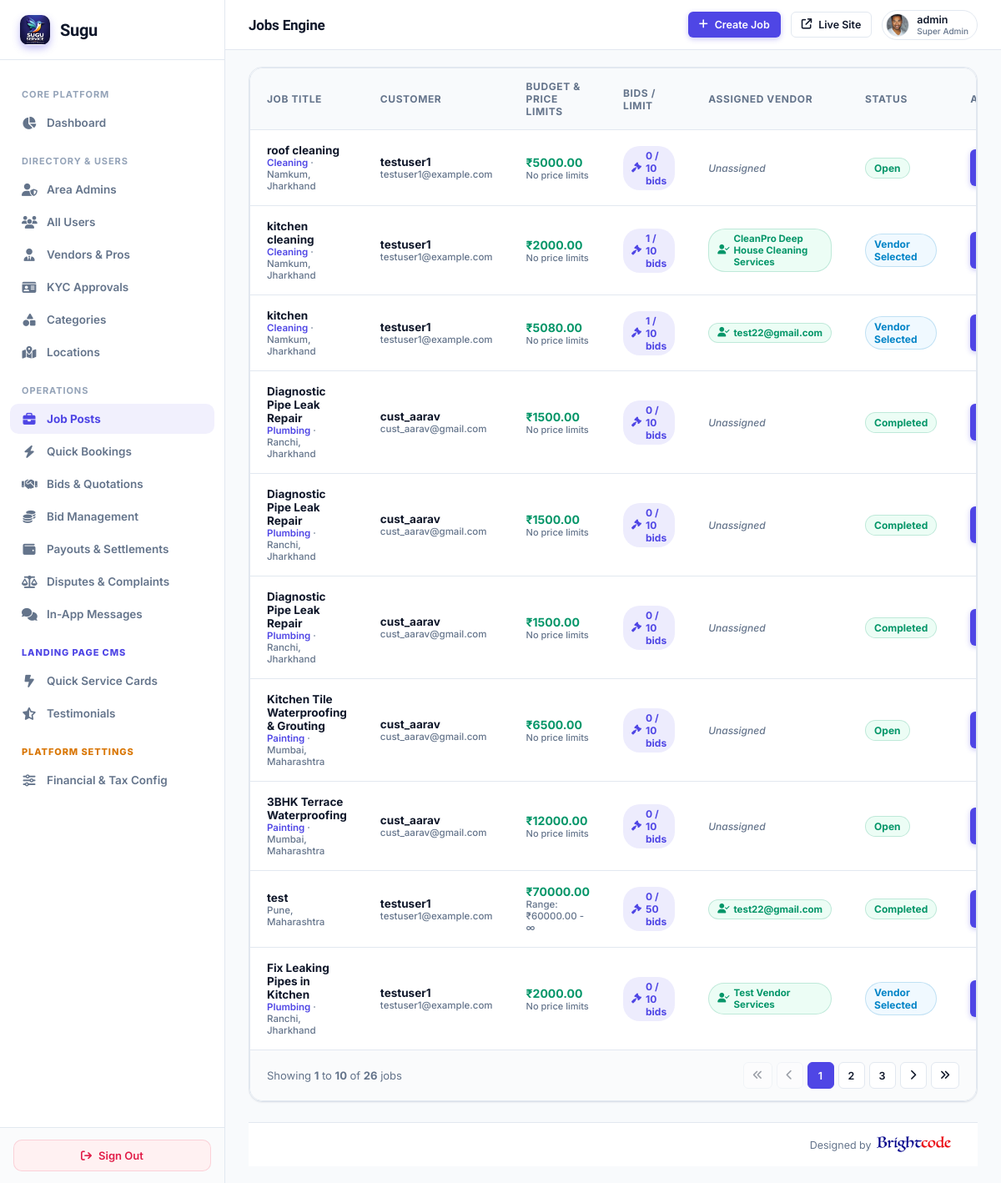
/super-admin/jobs/ (signed in), run on an earlier commit of the app's database.
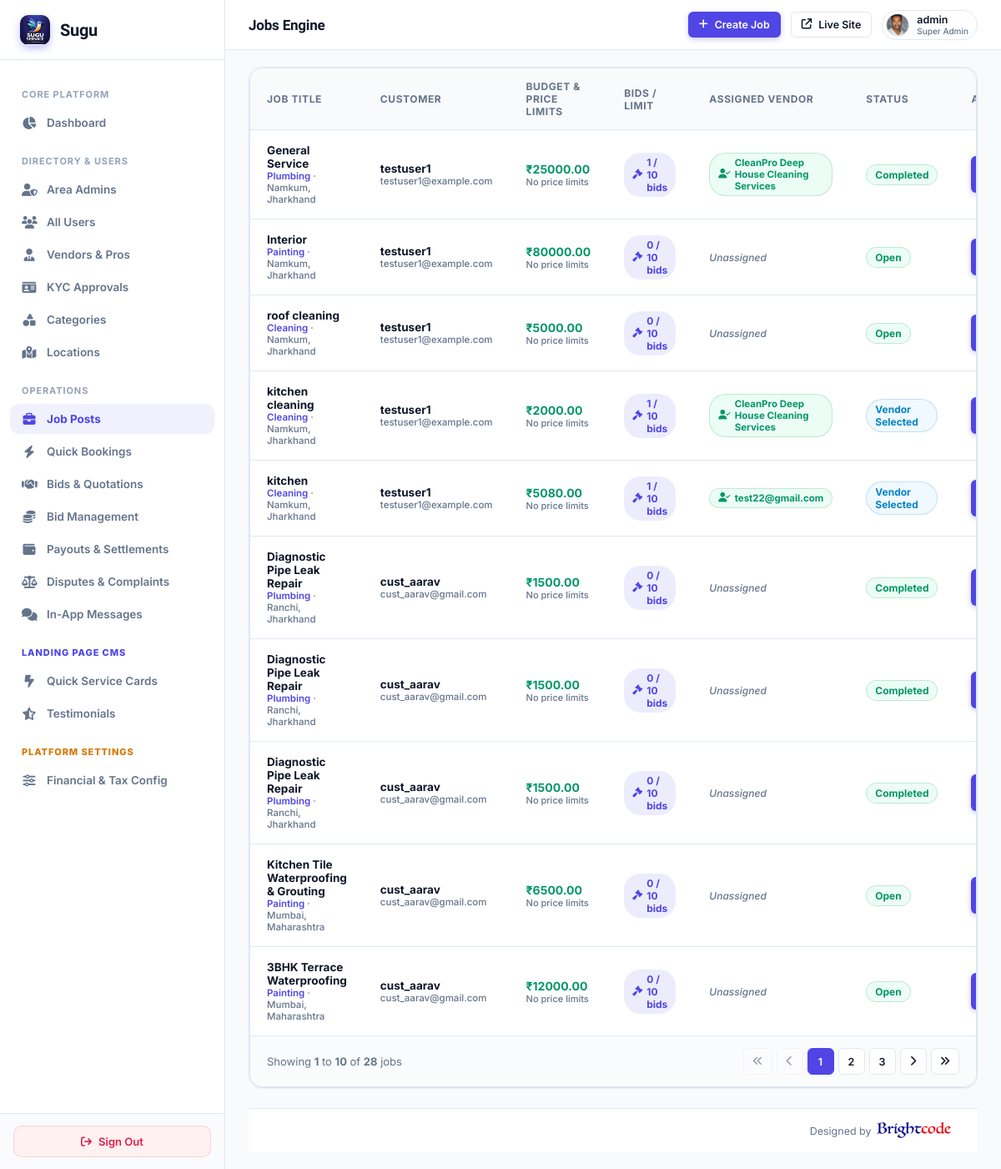
And on a later commit of the database.
### myapp/models.py (models this page shows, shortened)
class Job(models.Model):
    STATUS_CHOICES = (
        ('open', 'Open'),
        ('progress', 'In Progress'),
        ('completed', 'Completed'),
        ('cancelled', 'Cancelled'),
        ('closed', 'Closed'),
        ('selected', 'Vendor Selected'),
    )
    title = models.CharField(max_length=255)
    category = models.ForeignKey('Category', on_delete=models.SET_NULL, null=True, blank=True)
    description = models.TextField(blank=True, null=True)
    required_work = models.JSONField(default=list, blank=True, null=True)
    scope_of_work = models.TextField(blank=True, null=True)
    materials_details = models.TextField(blank=True, null=True)
    additional_requirements = models.TextField(blank=True, null=True)
    budget = models.DecimalField(max_digits=10, decimal_places=2)
    budget_type = models.CharField(max_length=50, blank=True, null=True)
    preferred_start_date = models.DateField(null=True, blank=True)
    expected_completion = models.DateField(null=True, blank=True)
    required_time = models.CharField(max_length=100, blank=True, null=True)
    shift_availability = models.CharField(max_length=50, blank=True, null=True)
    working_hours = models.CharField(max_length=100, blank=True, null=True)
    location = models.ForeignKey('Location', on_delete=models.SET_NULL, null=True, blank=True)
    latitude = models.DecimalField(max_digits=9, decimal_places=6, null=True, blank=True, help_text="Job location latitude")
    longitude = models.DecimalField(max_digits=9, decimal_places=6, null=True, blank=True, help_text="Job location longitude")
    city = models.CharField(max_length=100, null=True, blank=True, help_text="Job city")
    state = models.CharField(max_length=100, null=True, blank=True, help_text="Job state")
    locality = models.CharField(max_length=255, null=True, blank=True, help_text="Colony/Locality name")
    address = models.TextField(blank=True, null=True)
    pincode = models.CharField(max_length=20, blank=True, null=True)
    contact_name = models.CharField(max_length=255, blank=True, null=True)
    contact_mobile = models.CharField(max_length=20, blank=True, null=True)
    user = models.ForeignKey(CustomUser, on_delete=models.CASCADE, related_name='jobs')
    bids_count = models.IntegerField(default=0)
    max_bids = models.IntegerField(default=10, blank=True, null=True, help_text="Maximum allowed bids")
    min_bid_amount = models.DecimalField(max_digits=10, decimal_places=2, null=True, blank=True, help_text="Minimum allowed bid price")
    max_bid_amount = models.DecimalField(max_digits=10, decimal_places=2, null=True, blank=True, help_text="Maximum allowed bid price")
    assigned_vendor = models.ForeignKey(CustomUser, on_delete=models.SET_NULL, null=True, blank=True, related_name='assigned_jobs', help_text="Vendor assigned to this job")
    status = models.CharField(max_length=20, choices=STATUS_CHOICES, default='open')
    created_at = models.DateTimeField(default=timezone.now)

class Category(models.Model):
    SERVICE_TYPE_CHOICES = (
        ('job', 'Job'),
        ('quick_service', 'Quick Service'),
        ('both', 'Both'),
    )
    STATUS_CHOICES = (
        ('active', 'Active'),
        ('inactive', 'Inactive'),
    )
    name = models.CharField(max_length=100)
    service_type = models.CharField(max_length=20, choices=SERVICE_TYPE_CHOICES, default='both')
    status = models.CharField(max_length=20, choices=STATUS_CHOICES, default='active')
    created_at = models.DateTimeField(default=timezone.now)

class Location(models.Model):
    STATUS_CHOICES = (
        ('active', 'Active'),
        ('inactive', 'Inactive'),
    )
    state = models.CharField(max_length=100)
    city = models.CharField(max_length=100)
    status = models.CharField(max_length=20, choices=STATUS_CHOICES, default='active')
    created_at = models.DateTimeField(default=timezone.now)

class CustomUser(AbstractUser):
    ROLE_CHOICES = (
        ('ADMIN', 'Admin'),
        ('VENDOR', 'Vendor'),
        ('USER', 'User'),
    )
    role = models.CharField(max_length=20, choices=ROLE_CHOICES, default='USER')
    assigned_state = models.CharField(max_length=100, blank=True, null=True, help_text="Assigned State/Territory for Area Admin")
    assigned_city = models.CharField(max_length=100, blank=True, null=True, help_text="Assigned City (optional) for Area Admin")

class VendorProfile(models.Model):
    user = models.OneToOneField(CustomUser, on_delete=models.CASCADE, related_name='vendor_profile')
    vendor_code = models.CharField(max_length=50, unique=True, null=True, blank=True)
    mobile = models.CharField(max_length=20, null=True, blank=True)
    company_name = models.CharField(max_length=255, blank=True, null=True)
    category = models.CharField(max_length=100)
    location = models.CharField(max_length=255)
    VENDOR_TYPE_CHOICES = (
        ('vendor', 'Vendor'),
        ('company', 'Company Vendor'),
    )
    vendor_type = models.CharField(max_length=20, choices=VENDOR_TYPE_CHOICES, default='vendor')
    employee_code = models.CharField(max_length=50, null=True, blank=True)
    employee_details = models.TextField(null=True, blank=True)
    dob = models.DateField(null=True, blank=True)
    gender = models.CharField(max_length=20, null=True, blank=True)
    address = models.TextField(null=True, blank=True)
    experience = models.IntegerField(default=0)
    id_proof = models.CharField(max_length=100, null=True, blank=True)
    profile_image = models.ImageField(upload_to='vendor_profiles/', null=True, blank=True)
    about = models.TextField(null=True, blank=True)
    rating = models.DecimalField(max_digits=3, decimal_places=1, default=0.0)
    available_bids = models.IntegerField(default=5)
    registered_date = models.DateTimeField(default=timezone.now)
    is_online = models.BooleanField(default=True, help_text="Is vendor currently accepting bookings?")

### myapp/super_admin_views.py (the view)
# urls.py: path('super-admin/jobs/', super_admin_views.super_admin_jobs, name='super_admin_jobs'),
@sa_required
def super_admin_jobs(request):
    jobs_qs = Job.objects.all().select_related('user', 'category', 'location', 'assigned_vendor').prefetch_related('bids').order_by('-created_at')
    paginator = Paginator(jobs_qs, 10)
    page_num = request.GET.get('page', 1)
    try:
        jobs = paginator.page(page_num)
    except (EmptyPage, PageNotAnInteger):
        jobs = paginator.page(1)
    page_range = paginator.get_elided_page_range(jobs.number, on_each_side=2, on_ends=1)
    return render(request, 'superadmin/jobs.html', {'jobs': jobs, 'page_range': page_range})

### myapp/super_admin_views.py (called while the page is built)
def sa_required(view_func):
    from functools import wraps
    @wraps(view_func)
    def wrapper(request, *args, **kwargs):
        if not request.user.is_authenticated or not request.user.is_superuser:
            return redirect(f'{LOGIN_URL}?next={request.path}')
        return view_func(request, *args, **kwargs)
    return wrapper

### templates/superadmin/jobs.html (shortened to what the changed rows need)
{% extends 'superadmin/base.html' %}
{% block content %}
<div class="card" style="padding: 0;">
  <div class="table-container">
    <table>
      <thead>
        <tr>
          <th>Job Title</th>
          <th>Customer</th>
          <th>Budget &amp; Price Limits</th>
          <th>Bids / Limit</th>
          <th>Assigned Vendor</th>
          <th>Status</th>
          <th>Actions</th>
        </tr>
      </thead>
      <tbody>
        {% for job in jobs %}
        <tr>
          <td>
            <strong>{{ job.title }}</strong>
            <div style="font-size: 11.5px; color: var(--text-muted);">
              {% if job.category %}<span style="color: var(--accent); font-weight: 600;">{{ job.category.name }}</span> · {% endif %}
              {% if job.location %}{{ job.location.city }}, {{ job.location.state }}{% else %}Online / Anywhere{% endif %}
            </div>
          </td>
          <td>
            <strong>{{ job.user.username }}</strong>
            {% if job.user.email %}<div style="font-size: 11.5px; color: var(--text-muted);">{{ job.user.email }}</div>{% endif %}
          </td>
          <td>
            <strong style="color: var(--success); font-size: 14px;">₹{{ job.budget }}</strong>
            {% if job.min_bid_amount or job.max_bid_amount %}
            <div style="font-size: 11.5px; color: var(--text-muted);">
              Range: {% if job.min_bid_amount %}₹{{ job.min_bid_amount }}{% else %}0{% endif %} - {% if job.max_bid_amount %}₹{{ job.max_bid_amount }}{% else %}∞{% endif %}
            </div>
            {% else %}
            <div style="font-size: 11px; color: var(--text-muted);">No price limits</div>
            {% endif %}
          </td>
          <td>
            {% with bcount=job.bids.count %}
            <a href="{% url 'super_admin_job_bids' job.id %}" style="text-decoration: none;">
              <span class="badge" style="background: rgba(79, 70, 229, 0.1); color: var(--accent); font-size: 12px; font-weight: 700;">
                <i class="fa-solid fa-gavel"></i> {{ bcount }}{% if job.max_bids %} / {{ job.max_bids }}{% endif %} bids
              </span>
            </a>
            {% endwith %}
          </td>
          <td>
            {% if job.assigned_vendor %}
              <div style="display: flex; align-items: center; gap: 6px;">
                <span class="badge active" style="font-size: 11.5px;">
                  <i class="fa-solid fa-user-check"></i> {{ job.assigned_vendor.vendor_profile.company_name|default:job.assigned_vendor.username }}
                </span>
              </div>
            {% else %}
              <span style="color: var(--text-muted); font-size: 12px; font-style: italic;">Unassigned</span>
            {% endif %}
          </td>
          <td><span class="badge {% if job.status == 'open' %}active{% elif job.status == 'selected' or job.status == 'progress' %}info{% elif job.status == 'completed' %}active{% else %}inactive{% endif %}">{{ job.get_status_display }}</span></td>
          <td>
            <div style="display: flex; gap: 6px; align-items: center;">
              <a href="{% url 'super_admin_job_bids' job.id %}" class="btn btn-primary btn-sm" title="View Bids, Set Limits & Assign Vendor" style="font-size: 11.5px; padding: 5px 10px;">
              </a>
            </div>
          </td>
        </tr>
        {% empty %}
        <tr><td colspan="7" style="text-align: center; padding: 40px; color: var(--text-muted);">No jobs found.</td></tr>
        {% endfor %}
      </tbody>
    </table>
    {% if jobs.has_other_pages %}
    <div class="pagination-wrap">
      <div>Showing <strong>{{ jobs.start_index|default:0 }}</strong> to <strong>{{ jobs.end_index|default:0 }}</strong> of <strong>{{ jobs.paginator.count }}</strong> jobs</div>
      <nav class="pagination-nav" aria-label="Page navigation">
        {% if jobs.has_previous %}
          <a href="?page=1" class="page-link" title="First Page"><i class="fa-solid fa-angles-left"></i></a>
          <a href="?page={{ jobs.previous_page_number }}" class="page-link" title="Previous Page"><i class="fa-solid fa-chevron-left"></i></a>
        {% else %}
          <span class="page-link disabled"><i class="fa-solid fa-angles-left"></i></span>
          <span class="page-link disabled"><i class="fa-solid fa-chevron-left"></i></span>
        {% endif %}
        {% for p in page_range %}
          {% if p == jobs.paginator.ELLIPSIS %}
            <span class="page-link disabled">…</span>
          {% elif p == jobs.number %}
            <span class="page-link active">{{ p }}</span>
          {% else %}
            <a href="?page={{ p }}" class="page-link">{{ p }}</a>
          {% endif %}
        {% endfor %}
        {% if jobs.has_next %}
          <a href="?page={{ jobs.next_page_number }}" class="page-link" title="Next Page"><i class="fa-solid fa-chevron-right"></i></a>
          <a href="?page={{ jobs.paginator.num_pages }}" class="page-link" title="Last Page"><i class="fa-solid fa-angles-right"></i></a>
        {% else %}
          <span class="page-link disabled"><i class="fa-solid fa-chevron-right"></i></span>
          <span class="page-link disabled"><i class="fa-solid fa-angles-right"></i></span>
        {% endif %}
      </nav>
    </div>
    {% endif %}
  </div>
</div>
{% endblock %}

What changed in the data, as far as the page shows it:
no longer on this page (row unchanged): Job: title "test", location.city "Pune", location.state "Maharashtra", user.username "testuser1", user.email "testuser1@example.com", budget "70000.00", min_bid_amount "60000.00", bids.count "0", max_bids "50", assigned_vendor.vendor_profile.company_name "test22@gmail.com", status "Completed"
no longer on this page (row unchanged): Job: title "Fix Leaking Pipes in Kitchen", category.name "Plumbing", location.city "Ranchi", location.state "Jharkhand", user.username "testuser1", user.email "testuser1@example.com", budget "2000.00", shows "No price limits", bids.count "0", max_bids "10", assigned_vendor.vendor_profile.company_name "Test Vendor Services", status "Vendor Selected"
added Job: title "General Service", category.name "Plumbing", location.city "Namkum", location.state "Jharkhand", user.username "testuser1", user.email "testuser1@example.com", budget "25000.00", shows "No price limits", bids.count "1", max_bids "10", assigned_vendor.vendor_profile.company_name "CleanPro Deep House Cleaning Services", status "Completed"
added Job: title "Interior", category.name "Painting", location.city "Namkum", location.state "Jharkhand", user.username "testuser1", user.email "testuser1@example.com", budget "80000.00", shows "No price limits", bids.count "0", max_bids "10", shows "Unassigned", status "Open"
Also different on the page:
{{ jobs.paginator.count }}: "26" → "28"
